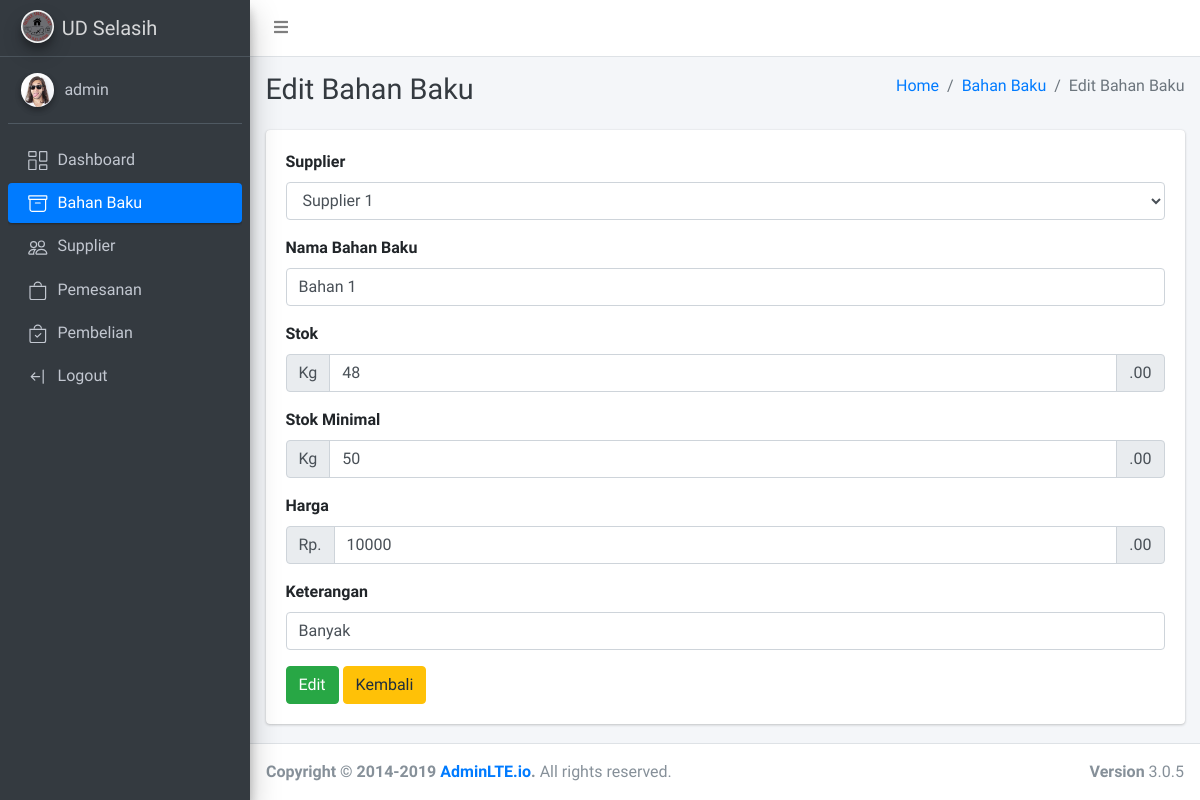
The app's page /bahan_baku/edit.php?id=1 (signed in) with its own data.
### tables this page shows
CREATE TABLE `tb_bahan_baku` (
  `id` int(8) NOT NULL,
  `supplier_id` int(11) NOT NULL,
  `nama_bahan_baku` varchar(30) NOT NULL,
  `harga` int(11) NOT NULL,
  `stok` int(11) NOT NULL,
  `min_stok` int(11) NOT NULL,
  `keterangan` varchar(30) DEFAULT NULL
);

### qb.php (called while the page is built, shortened)
<?php
require_once 'db.php';
function get($tbl){
    global $conn;
    $query = "SELECT * FROM $tbl";
    $res = $conn->query($query);
    return $res->fetch_all(MYSQLI_ASSOC);
}
function single($tbl,$id){
    global $conn;
    $id = is_numeric($id) ? $id : "'$id'";
    $query = "SELECT * FROM $tbl where id=$id";
    $res = $conn->query($query);
    return $res->fetch_assoc();
}

### bahan_baku/edit.php (the view, shortened to what this page needs)
<?php
    require_once '../layouts/header.php';
    $bahan_baku = single("tb_bahan_baku",$_GET['id']);
    $suppliers = get("tb_supplier");
?>
     <div class="content-header">
      <div class="container-fluid">
        <div class="row mb-2">
          <div class="col-sm-6">
            <h1 class="m-0 text-dark">Edit Bahan Baku</h1>
          </div>
          <div class="col-sm-6">
            <ol class="breadcrumb float-sm-right">
              <li class="breadcrumb-item"><a href="/">Home</a></li>
              <li class="breadcrumb-item"><a href="/bahan_baku/index.php">Bahan Baku</a></li>
              <li class="breadcrumb-item active">Edit Bahan Baku</li>
            </ol>
          </div>
        </div>
      </div>
    </div>
    <section class="content">
        <div class="container-fluid">
<div class="row">
    <div class="col-12">
        <div class="card">
            <div class="card-body">
                <form method="post">
                    <div class="form-group">
                        <label>Supplier</label>
                        <select name="supplier_id" class="form-control">
                            <?php foreach($suppliers as $supplier): ?>
                                <?php if($bahan_baku['supplier_id'] == $supplier['id']) : ?>
                                    <option value="<?=$supplier['id']?>" selected><?=$supplier['nama_supplier']?></option>
                                <?php else: ?>
                                    <option value="<?=$supplier['id']?>"><?=$supplier['nama_supplier']?></option>
                                <?php endif ?>
                            <?php endforeach ?>
                        </select>
                    </div>
                    <div class="form-group">
                        <label>Nama Bahan Baku</label>
                        <input type="text" name="nama_bahan_baku" value="<?=$bahan_baku['nama_bahan_baku']?>" oninvalid="setCustomValidity('Field ini harus di isi')" oninput="setCustomValidity('')" class="form-control" required>
                    </div>
                    <div class="form-group">
                        <label>Stok</label>
                        <div class="input-group mb-3">
                          <div class="input-group-prepend">
                            <span class="input-group-text">Kg</span>
                          </div>
                          <input type="number" name="stok" value="<?=$bahan_baku['stok']?>" oninvalid="setCustomValidity('Field ini harus di isi')" oninput="setCustomValidity('')" class="form-control" required>
                          <div class="input-group-append">
                            <span class="input-group-text">.00</span>
                          </div>
                        </div>
                    </div>
                    <div class="form-group">
                        <label>Stok Minimal</label>
                        <div class="input-group mb-3">
                          <div class="input-group-prepend">
                            <span class="input-group-text">Kg</span>
                          </div>
                          <input type="number" name="min_stok" value="<?=$bahan_baku['min_stok']?>" oninvalid="setCustomValidity('Field ini harus di isi')" oninput="setCustomValidity('')" class="form-control" required>
                          <div class="input-group-append">
                            <span class="input-group-text">.00</span>
                          </div>
                        </div>
                    </div>
                    <div class="form-group">
                        <label>Harga</label>
                        <div class="input-group mb-3">
                          <div class="input-group-prepend">
                            <span class="input-group-text">Rp.</span>
                          </div>
                          <input type="number" name="harga" value="<?=$bahan_baku['harga']?>" oninvalid="setCustomValidity('Field ini harus di isi')" oninput="setCustomValidity('')" class="form-control" required>
                          <div class="input-group-append">
                            <span class="input-group-text">.00</span>
                          </div>
                        </div>
                    </div>
                    <div class="form-group">
                        <label>Keterangan</label>
                        <input type="text" name="keterangan" value="<?=$bahan_baku['keterangan']?>" oninvalid="setCustomValidity('Field ini harus di isi')" oninput="setCustomValidity('')" class="form-control" required>
                    </div>
                    <button class="btn btn-success" name="edit">Edit</button>
                    <a href="index.php" class="btn btn-warning">Kembali</a>
                </form>
            </div>
        </div>
    </div>
</div>
<?php
    require_once '../layouts/footer.php';
?>

### records on screen
tb_bahan_baku: nama_bahan_baku "Bahan 1", stok "48", min_stok "50", harga "10000", keterangan "Banyak"

### other values on screen
$_SESSION['user']['username'] "admin"
form field supplier_id "Supplier 1"
